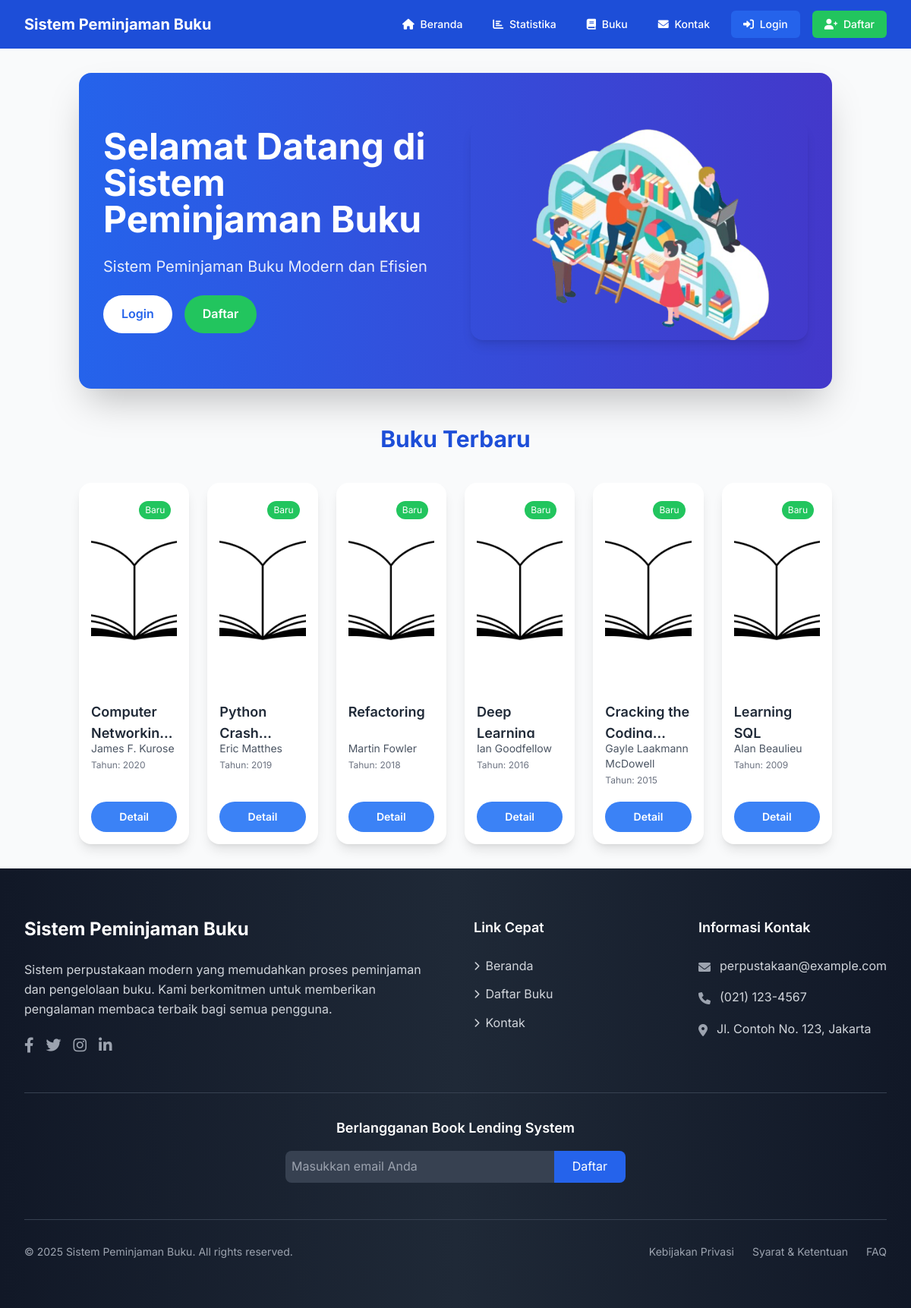
Before: / with the older database file.
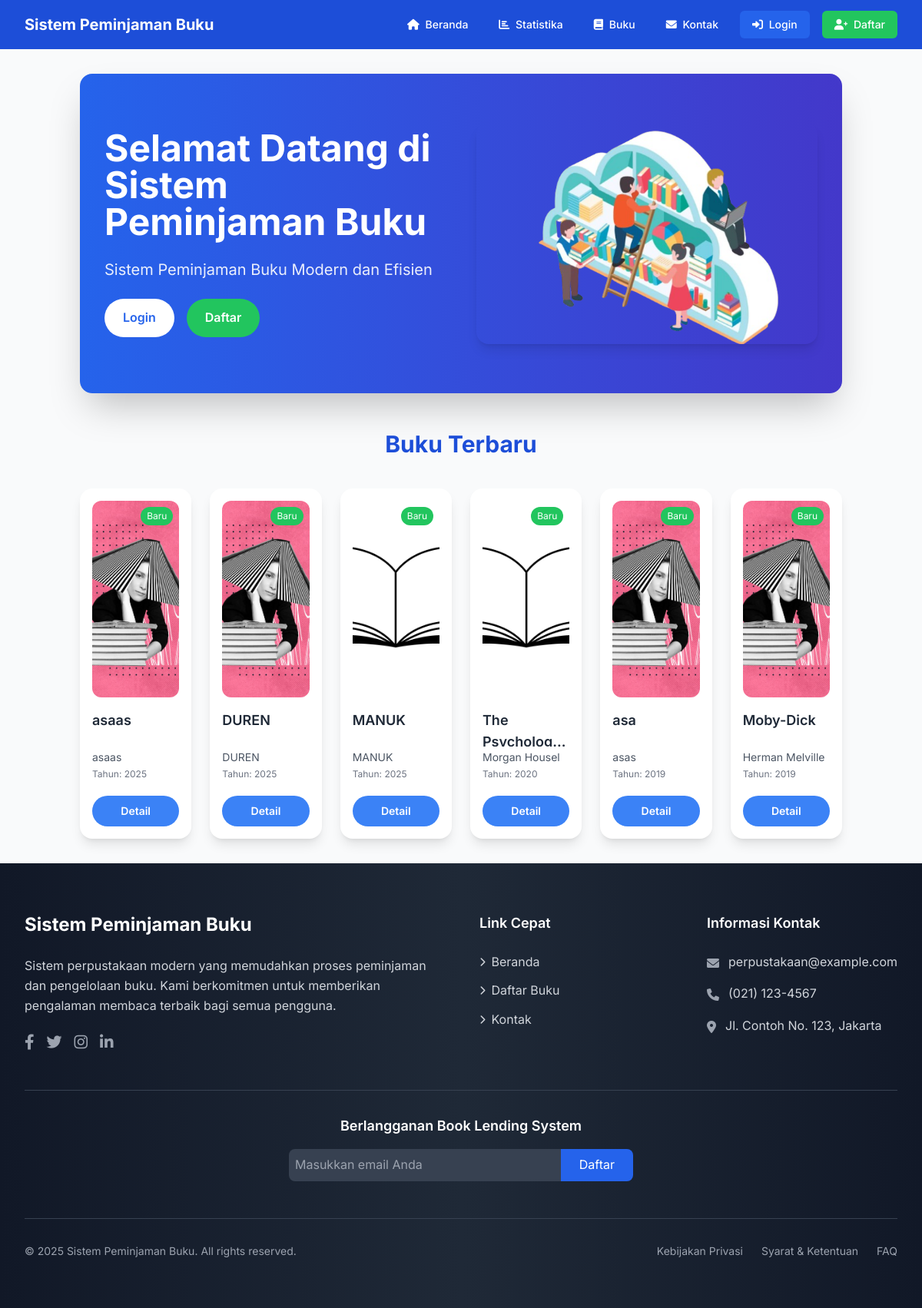
After: the same page with the newer database file.
### tables this page shows
CREATE TABLE `books` (
  `id` int(11) NOT NULL,
  `title` varchar(255) NOT NULL,
  `author` varchar(255) NOT NULL,
  `publisher` varchar(255) DEFAULT NULL,
  `year_published` year(4) DEFAULT NULL,
  `isbn` varchar(20) DEFAULT NULL,
  `category` varchar(255) DEFAULT NULL,
  `total_quantity` int(11) NOT NULL DEFAULT 0,
  `available_quantity` int(11) NOT NULL DEFAULT 0,
  `cover_image` varchar(255) DEFAULT 'default_book.jpg',
  `description` text DEFAULT NULL,
  `created_at` timestamp NOT NULL DEFAULT current_timestamp(),
  `shelf_location` varchar(255) NOT NULL,
  `updated_at` timestamp NOT NULL DEFAULT current_timestamp() ON UPDATE current_timestamp()
);

### classes/book.php (called while the page is built, shortened)
<?php
class Book
{
    private $conn;
    private $table_name = 'books';
    public function __construct($db)
    {
        $this->conn = $db;
    }
    public function getNewBooks($limit = 6)
    {
        $query = "SELECT * FROM {$this->table_name}
                  ORDER BY year_published DESC
                  LIMIT :limit";
        $stmt = $this->conn->prepare($query);
        $stmt->bindParam(':limit', $limit, PDO::PARAM_INT);
        $stmt->execute();
        return $stmt->fetchAll(PDO::FETCH_ASSOC);
    }
}

### index.php (the view, shortened to what this page needs)
<?php
require_once __DIR__ . '/classes/Book.php';
$defaultBookCover = '/sistem/uploads/books/book-default.png';
try {
    $database = new Database();
    $conn = $database->getConnection();
    $pageDescription = "Sistem Peminjaman Buku Modern dan Efisien";
    $bookManager = new Book($conn);
    $newBooks = $bookManager->getNewBooks(6);
} catch (Exception $e) {
    error_log("Index Page Error: " . $e->getMessage());
    $newBooks = [];
}
?>
<!DOCTYPE html>
<html lang="id">
<head>
    <script src="https://cdn.tailwindcss.com"></script>
    <link href="/sistem/includes/styles.css" rel="stylesheet">
</head>
<body class="bg-gray-50 font-inter min-h-screen flex flex-col">
    <?php include __DIR__ . '/includes/navigation.php'; ?>
    <main class="flex-grow container mx-auto px-4 py-8">
        <section class="bg-gradient-to-r from-blue-600 to-indigo-700 text-white rounded-2xl shadow-2xl overflow-hidden mb-12">
            <div class="max-w-7xl mx-auto px-4 sm:px-6 lg:px-8 py-16 grid md:grid-cols-2 gap-10 items-center">
                <div class="space-y-6">
                    <h1 class="text-4xl md:text-5xl font-bold leading-tight">
                        Selamat Datang di <?= htmlspecialchars(SITE_NAME) ?>
                    </h1>
                    <p class="text-xl opacity-90">
                        <?= htmlspecialchars($pageDescription) ?>
                    </p>
                    <div class="flex space-x-4">
                        <?php if (empty($_SESSION['user_id'])): ?>
                            <a href="/sistem/public/auth/login.php" class="bg-white text-blue-600 px-6 py-3 rounded-full font-semibold hover:bg-blue-50 transition">
                                Login
                            </a>
                            <a href="/sistem/public/auth/register.php" class="bg-green-500 text-white px-6 py-3 rounded-full font-semibold hover:bg-green-600 transition">
                                Daftar
                            </a>
                        <?php endif; ?>
                    </div>
                </div>
                <div class="hidden md:block">
                    <img src="assets/images/Library Illustration1.png" alt="Library Illustration" class="rounded-2xl shadow-lg transform hover:scale-105 transition duration-300">
                </div>
            </div>
        </section>
        <section class="mt-12">
            <h2 class="text-3xl font-bold text-center text-blue-700 mb-10">Buku Terbaru</h2>
            <div class="grid grid-cols-2 md:grid-cols-3 lg:grid-cols-6 gap-6">
                <?php if (!empty($newBooks)): ?>
                    <?php foreach ($newBooks as $book): ?>
                        <div class="bg-white rounded-2xl shadow-lg hover:shadow-xl transform hover:-translate-y-2 transition duration-300 p-4 flex flex-col">
                            <div class="relative mb-4">
                                <img src="<?= !empty($book['cover_image'])
                                                ? '/sistem/uploads/book_covers/' . htmlspecialchars($book['cover_image'])
                                                : $defaultBookCover ?>"
                                    alt="<?= htmlspecialchars($book['title']) ?>"
                                    class="w-full h-64 object-cover rounded-xl"
                                    onerror="this.src='<?= $defaultBookCover ?>'">
                                <span class="absolute top-2 right-2 bg-green-500 text-white text-xs px-2 py-1 rounded-full">
                                    Baru
                                </span>
                            </div>
                            <div class="flex-grow flex flex-col">
                                <h3 class="font-semibold text-lg text-gray-800 mb-1 line-clamp-2 h-12">
                                    <?= htmlspecialchars($book['title']) ?>
                                </h3>
                                <p class="text-gray-600 text-sm mb-1">
                                    <?= htmlspecialchars($book['author']) ?>
                                </p>
                                <div class="text-gray-500 text-xs mb-2 flex justify-between">
                                    <span>Tahun: <?= htmlspecialchars($book['year_published']) ?></span>
                                </div>
                            </div>
                            <a href="#"
                                onclick="checkLoginStatus(<?= $book['id'] ?>); return false;"
                                class="w-full py-2.5 rounded-full text-sm font-semibold text-center
                          bg-blue-500 text-white hover:bg-blue-600
                          transition duration-300 ease-in-out mt-3">
                                Detail
                            </a>
                        </div>
                    <?php endforeach; ?>
                <?php else: ?>
                    <div class="col-span-full text-center text-gray-600 py-8">
                        Belum ada buku terbaru.
                    </div>
                <?php endif; ?>
            </div>
        </section>
    </main>
    <?php include './includes/footer.php'; ?>
</body>
</html>

### includes/navigation.php (shortened to what this page needs)
<?php
function isActivePage($path)
{
    return strpos($_SERVER['REQUEST_URI'], $path) !== false ? 'bg-blue-600' : '';
}
?>
<nav class="bg-blue-700" x-data="{ isOpen: false }">
    <div class="max-w-7xl mx-auto px-4 sm:px-6 lg:px-8">
        <div class="flex items-center justify-between h-16">
            <div class="flex items-center">
                <a href="/sistem/index.php" class="flex-shrink-0">
                    <span class="text-white font-bold text-xl"><?= htmlspecialchars(SITE_NAME) ?></span>
                </a>
            </div>
            <div class="hidden md:flex items-center space-x-4">
                <a href="/sistem/index.php" class="text-white hover:bg-blue-600 px-3 py-2 rounded-md text-sm font-medium transition-colors duration-200 <?= isActivePage('/index.php') ?>">
                    <i class="fas fa-home mr-1"></i> Beranda
                </a>
                <a href="/sistem/admin/index.php" class="text-white hover:bg-blue-600 px-3 py-2 rounded-md text-sm font-medium transition-colors duration-200 <?= isActivePage('/admin/index.php') ?>">
                    <i class="fas fa-chart-bar mr-1"></i> Statistika
                </a>
                <a href="/sistem/public/daftar-buku.php" class="text-white hover:bg-blue-600 px-3 py-2 rounded-md text-sm font-medium transition-colors duration-200 <?= isActivePage('/daftar-buku.php') ?>">
                    <i class="fas fa-book mr-1"></i> Buku
                </a>
                <a href="/sistem/public/kontak.php" class="text-white hover:bg-blue-600 px-3 py-2 rounded-md text-sm font-medium transition-colors duration-200 <?= isActivePage('/kontak.php') ?>">
                    <i class="fas fa-envelope mr-1"></i> Kontak
                </a>
                <?php if (empty($_SESSION['user_id'])): ?>
                    <a href="/sistem/public/auth/login.php" class="text-white bg-blue-600 hover:bg-blue-700 px-4 py-2 rounded-md text-sm font-medium transition-colors duration-200">
                        <i class="fas fa-sign-in-alt mr-1"></i> Login
                    </a>
                    <a href="/sistem/public/auth/register.php" class="bg-green-500 hover:bg-green-600 text-white px-4 py-2 rounded-md text-sm font-medium transition-colors duration-200">
                        <i class="fas fa-user-plus mr-1"></i> Daftar
                    </a>
                <?php endif; ?>
            </div>
        </div>
    </div>
</nav>
<link rel="stylesheet" href="https://cdnjs.cloudflare.com/ajax/libs/font-awesome/6.0.0/css/all.min.css">

### includes/footer.php (shortened to what this page needs)
<head>
    <script src="https://cdn.tailwindcss.com"></script>
    <link rel="stylesheet" href="https://cdnjs.cloudflare.com/ajax/libs/font-awesome/6.0.0/css/all.min.css">
    <link href="/sistem/includes/styles.css" rel="stylesheet">
</head>
<footer class="bg-gradient-to-r from-gray-900 via-gray-800 to-gray-900 text-white">
    <div class="max-w-7xl mx-auto px-4 sm:px-6 lg:px-8 py-16">
        <div class="grid grid-cols-1 md:grid-cols-4 gap-12">
            <div class="col-span-1 md:col-span-2">
                <h3 class="text-2xl font-bold mb-6 text-white">
                    <?= htmlspecialchars(SITE_NAME) ?>
                </h3>
                <p class="text-gray-300 mb-6 leading-relaxed">
                    Sistem perpustakaan modern yang memudahkan proses peminjaman dan pengelolaan buku.
                    Kami berkomitmen untuk memberikan pengalaman membaca terbaik bagi semua pengguna.
                </p>
                <div class="flex space-x-4">
                    <a href="#" class="text-gray-400 hover:text-white transition-colors duration-300">
                        <i class="fab fa-facebook-f text-xl"></i>
                    </a>
                    <a href="#" class="text-gray-400 hover:text-white transition-colors duration-300">
                        <i class="fab fa-twitter text-xl"></i>
                    </a>
                    <a href="#" class="text-gray-400 hover:text-white transition-colors duration-300">
                        <i class="fab fa-instagram text-xl"></i>
                    </a>
                    <a href="#" class="text-gray-400 hover:text-white transition-colors duration-300">
                        <i class="fab fa-linkedin-in text-xl"></i>
                    </a>
                </div>
            </div>
            <div>
                <h4 class="text-lg font-semibold mb-6 text-white">Link Cepat</h4>
                <ul class="space-y-3">
                    <li>
                        <a href="/sistem/index.php" class="text-gray-300 hover:text-white transition-colors duration-300 flex items-center">
                            <i class="fas fa-chevron-right mr-2 text-xs"></i>
                            Beranda
                        </a>
                    </li>
                    <li>
                        <a href="/sistem/public/daftar-buku.php" class="text-gray-300 hover:text-white transition-colors duration-300 flex items-center">
                            <i class="fas fa-chevron-right mr-2 text-xs"></i>
                            Daftar Buku
                        </a>
                    </li>
                    <li>
                        <a href="/sistem/public/kontak.php" class="text-gray-300 hover:text-white transition-colors duration-300 flex items-center">
                            <i class="fas fa-chevron-right mr-2 text-xs"></i>
                            Kontak
                        </a>
                    </li>
                </ul>
            </div>
            <div>
                <h4 class="text-lg font-semibold mb-6 text-white">Informasi Kontak</h4>
                <ul class="space-y-4">
                    <li class="flex items-start">
                        <i class="fas fa-envelope mt-1.5 mr-3 text-gray-400"></i>
                        <span class="text-gray-300">perpustakaan@example.com</span>
                    </li>
                    <li class="flex items-start">
                        <i class="fas fa-phone mt-1.5 mr-3 text-gray-400"></i>
                        <span class="text-gray-300">(021) 123-4567</span>
                    </li>
                    <li class="flex items-start">
                        <i class="fas fa-map-marker-alt mt-1.5 mr-3 text-gray-400"></i>
                        <span class="text-gray-300">Jl. Contoh No. 123, Jakarta</span>
                    </li>
                </ul>
            </div>
        </div>
        <div class="border-t border-gray-700 mt-12 pt-8">
            <div class="max-w-md mx-auto text-center">
                <h5 class="text-lg font-semibold mb-4">Berlangganan Book Lending System</h5>
                <div class="flex">
                    <input type="email" placeholder="Masukkan email Anda"
                        class="flex-1 p-2 rounded-l-lg focus:outline-none focus:ring-2 focus:ring-blue-500 bg-gray-700 text-white">
                    <button class="bg-blue-600 hover:bg-blue-700 px-6 py-2 rounded-r-lg transition-colors duration-300">
                        Daftar
                    </button>
                </div>
            </div>
        </div>
        <div class="border-t border-gray-700 mt-12 pt-8">
            <div class="flex flex-col md:flex-row justify-between items-center">
                <p class="text-gray-400 text-sm">
                    &copy; <?= date('Y') ?> <?= htmlspecialchars(SITE_NAME) ?>. All rights reserved.
                </p>
                <div class="flex space-x-6 mt-4 md:mt-0">
                    <a href="#" class="text-gray-400 hover:text-white text-sm transition-colors duration-300">Kebijakan Privasi</a>
                    <a href="#" class="text-gray-400 hover:text-white text-sm transition-colors duration-300">Syarat & Ketentuan</a>
                    <a href="#" class="text-gray-400 hover:text-white text-sm transition-colors duration-300">FAQ</a>
                </div>
            </div>
        </div>
    </div>
</footer>

### includes/styles.css (style rules this page uses)
:root { --primary-color: #3498db; --secondary-color: #2ecc71; --text-color: #2c3e50; --background-color: #f4f7f6; --white: #ffffff; --shadow-color: rgba(0, 0, 0, 0.1); }
* { margin: 0; padding: 0; box-sizing: border-box; }
body { font-family: 'Inter', 'Arial', sans-serif; line-height: 1.6; color: var(--text-color); background-color: var(--background-color); display: flex; flex-direction: column; min-height: 100vh; }

### index.php (style rules this page uses)
:root { --primary-color: #3498db; --secondary-color: #2ecc71; --text-color: #2c3e50; --background-color: #f4f7f6; --white: #ffffff; --shadow-color: rgba(0, 0, 0, 0.1); }
* { margin: 0; padding: 0; box-sizing: border-box; }
body { font-family: 'Inter', 'Arial', sans-serif; line-height: 1.6; color: var(--text-color); background-color: var(--background-color); display: flex; flex-direction: column; min-height: 100vh; }
.container { width: 100%; max-width: 1200px; margin: 0 auto; padding: 0 15px; flex: 1; }

Changed rows visible on the page:
removed books: title "Computer…", author "James F. Kurose", year_published "2020"
removed books: title "Python…", author "Eric Matthes", year_published "2019"
removed books: title "Refactoring", author "Martin Fowler", year_published "2018"
removed books: title "Deep Learning", author "Ian Goodfellow", year_published "2016"
removed books: title "Cracking the…", author "Gayle Laakmann McDowell", year_published "2015"
removed books: title "Learning SQL", author "Alan Beaulieu", year_published "2009"
added books: cover_image (picture), title "asaas", author "asaas", year_published "2025"
added books: cover_image (picture), title "DUREN", author "DUREN", year_published "2025"
added books: title "MANUK", author "MANUK", year_published "2025"
added books: title "The…", author "Morgan Housel", year_published "2020"
added books: cover_image (picture), title "asa", author "asas", year_published "2019"
added books: cover_image (picture), title "Moby-Dick", author "Herman Melville", year_published "2019"
